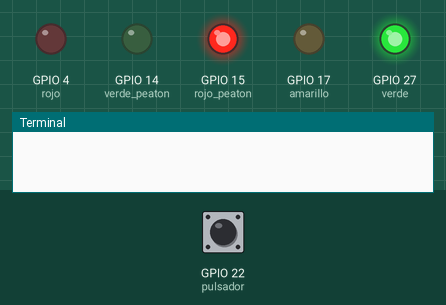
This program was run on a simulated Raspberry Pi (BCM pin numbers). Parts: output pins drawn as LEDs (lit = HIGH), the last lines printed to the terminal. The inputs (shaded band) are chosen by the test bench; at power-on: GPIO 22 (pulsador) LOW.

Above: at 1.2 s.
1.3 s: GPIO 22 (pulsador) pulled HIGH for 0.15 s
At 1.9 s:
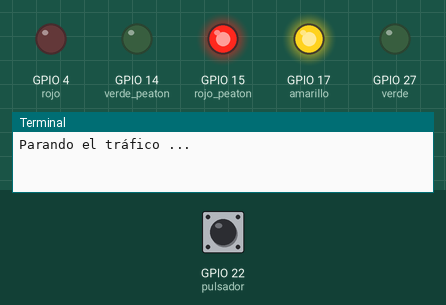
At 5.3 s:
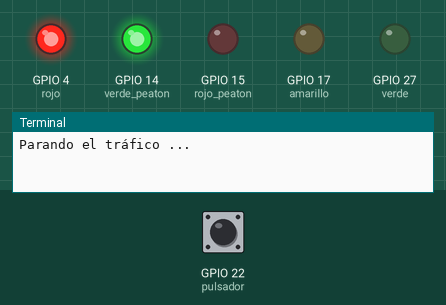
Timing chart, 0 to 15.3 s (numbered marks = the images above; inputs shaded):
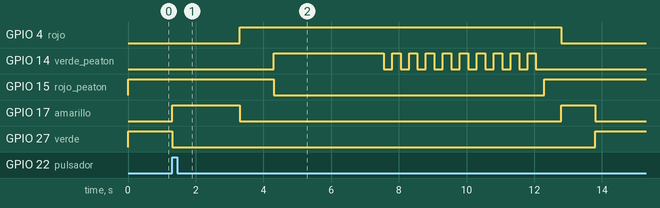

Measured:
- after the input at 1.3 s, GPIO 4 (rojo): LOW → HIGH after 2.0 s, → LOW 9.5 s later; GPIO 14 (verde_peaton): LOW → HIGH after 3.0 s, then repeats every 0.50 s: LOW 0.25 s, HIGH 0.25 s, until it stays LOW from 12.1 s

The program:

Semaforo_completo.py
```python
# -*- coding: utf-8 -*-

''' Copyright (C) 2017 Iván Rodríguez Méndez
This software is distributed under the GNU General Public
Licence (version 3 or later); please refer to the file
Licence.txt, included with the software, for details.
'''
# Tutorial creado para el canal de YouTube Piensa 3D

# Tutorial 4: Semáforo completo

#importamos los módulos necesarios para nuestro código
import RPi.GPIO as GPIO
import time
GPIO.setmode(GPIO.BCM)
GPIO.setup(4, GPIO.OUT) ## GPIO 4 ROJO COCHES
GPIO.setup(17, GPIO.OUT) ## GPIO 17 AMARILLO COCHES
GPIO.setup(27, GPIO.OUT) ## GPIO 27 VERDE COCHES
GPIO.setup(14, GPIO.OUT) ## GPIO 14 VERDE PEATONES
GPIO.setup(15, GPIO.OUT) ## GPIO 15 ROJO PEATONES
GPIO.setup(22, GPIO.IN) ## ENTRADA PULSADOR

rojo = 4
amarillo = 17
verde = 27
verde_peaton = 14
rojo_peaton = 15

pulsador = 22

tiempoCambio = 0
tiempoCruce = 3


def cambioSemaforo():
	print "Parando el tráfico ..."
	GPIO.output(verde, False)
	GPIO.output(amarillo, True)
	time.sleep(2)

	GPIO.output(amarillo, False)
	GPIO.output(rojo, True)
	time.sleep(1)

	GPIO.output(rojo_peaton, False)
	GPIO.output(verde_peaton, True)
	time.sleep(tiempoCruce)

	for i in range(10):
		GPIO.output(verde_peaton, True)
		time.sleep(0.25)
		GPIO.output(verde_peaton, False)
		time.sleep(0.25)

	GPIO.output(rojo_peaton, True)
	time.sleep(0.5)

	GPIO.output(amarillo, True)
	GPIO.output(rojo, False)
	time.sleep(1)

	GPIO.output(verde, True)
	GPIO.output(amarillo, False)

	tiempoCambio = time.clock()
	return tiempoCambio


# Código principal desde el que usamos todas las funciones
GPIO.output(verde,True)
GPIO.output(amarillo, False)
GPIO.output(rojo,False)

GPIO.output(verde_peaton,False)
GPIO.output(rojo_peaton,True)

while True:
    estado = GPIO.input(pulsador)

    if (estado == 1 and (time.clock() - tiempoCambio) > 5):
		tiempoCambio=cambioSemaforo()

print("Limpiando la configuración de los GPIO")
GPIO.cleanup() ## Hago una limpieza de los GPIO
```
